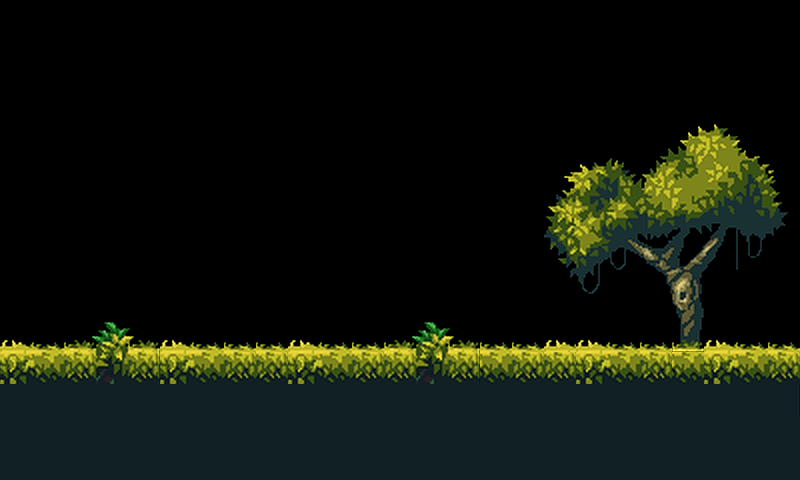

The image is a tile-based game level rendered from a .tmx file. Its description and complete source (layers, tilesets, objects, tile grids) follow:
An orthogonal 25x15 tile map with 32x32 px tiles, 1 tile layer (圖塊層 1).

<map version="1.4" tiledversion="1.4.3" orientation="orthogonal" renderorder="right-down" width="25" height="15" tilewidth="32" tileheight="32" infinite="0" nextlayerid="2" nextobjectid="1">
 <tileset firstgid="1" source="MagicCliff_32x32.tsx" />
 <layer id="1" name="圖塊層 1" width="25" height="15">
  <data encoding="csv">
0,0,0,0,0,0,0,0,0,0,0,0,0,0,0,0,0,0,0,0,0,0,0,0,0,
0,0,0,0,0,0,0,0,0,0,0,0,0,0,0,0,0,0,0,0,0,0,0,0,0,
0,0,0,0,0,0,0,0,0,0,0,0,0,0,0,0,0,0,0,0,0,0,0,0,0,
0,0,0,0,0,0,0,0,0,0,0,0,0,0,0,0,0,129,130,131,132,133,134,135,136,
0,0,0,0,0,0,0,0,0,0,0,0,0,0,0,0,0,187,188,189,190,191,192,193,194,
0,0,0,0,0,0,0,0,0,0,0,0,0,0,0,0,0,245,246,247,248,249,250,251,252,
0,0,0,0,0,0,0,0,0,0,0,0,0,0,0,0,0,303,304,305,306,307,308,309,310,
0,0,0,0,0,0,0,0,0,0,0,0,0,0,0,0,0,361,362,363,364,365,366,367,368,
0,0,0,0,0,0,0,0,0,0,0,0,0,0,0,0,0,419,420,421,422,423,424,425,426,
0,0,0,0,0,0,0,0,0,0,0,0,0,0,0,0,0,477,478,479,480,481,482,483,484,
642,643,644,645,646,642,643,643,643,642,643,643,644,645,646,643,643,642,642,643,643,539,642,643,643,
700,701,702,703,704,700,701,702,702,700,701,702,702,703,704,701,702,702,700,701,702,701,700,701,702,
935,935,935,935,935,935,935,935,935,935,935,935,935,935,935,935,935,935,935,935,935,935,935,935,936,
935,935,935,935,935,935,935,935,935,935,935,935,935,935,935,935,935,935,935,935,935,935,935,935,935,
935,935,935,935,935,935,935,935,935,935,935,935,935,935,935,935,935,935,935,935,935,935,935,935,935
</data>
 </layer>
</map>